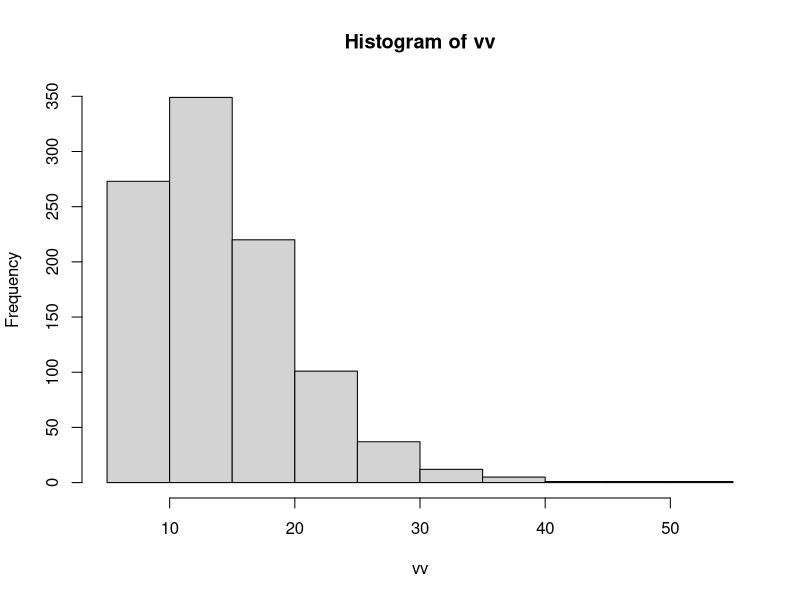

This figure's R source: (Note: this script raises an error after producing the figure.)


# El  ́album de figuritas
#### Primera simplificacion: suponga que las figuritas se compran individualmente.
### 1 y 2. 
# Simular el n ́umero de una figurita elegida al azar si el  ́album es de 6 figuritas.¿Que comando sirve?
#Simular el llenado de un  ́album de 6 figuritas e indicar cu ́antas figuritas se debieron comprar para completarlo.
album_seis <-function(n=6){
  contador <- 0
  album <- rep(0,n)
  incompleto <- TRUE
  while (incompleto){
    contador <- contador+1
    figurita <-sample(1:n,1)
    album[figurita]<-TRUE
    incompleto <- sum(album)<n 
    }
  contador
}

album_seis(680)

### 3. 
#Implementar una funcion cuantasFigus(figusTotal) que, dado el tamano deĺ album (figusTotal), simule su llenado y devuelva la cantidad de figuritas que se
# debieron adquirir para completarlo. 
cuantasFigus <-function(figusTotal){
  contador <- 0
  album <- rep(FALSE,figusTotal)
  incompleto <- TRUE
  while (incompleto){
    contador <- contador+1
    figurita <-sample(1:figusTotal,1)
    album[figurita]<-TRUE
    incompleto <- sum(album)<figusTotal 
  }
  contador
}

cuantasFigus(680)


### 4. 
#Calcular Nrep=1000 veces la funcion anterior utilizando figusTotal=6 y guarde
# en una lista los resultados obtenidos en cada repeticion. Con los resultados
# obtenidos para un  ́album de seis figuritas, estimar:

tirar_muchos_album <-function(n=1000,figusTotal){
  sumas <-rep(NA, n) # sumas <-c() 
  for (i in 1:n)
  {
    sumas[i] = cuantasFigus(figusTotal) # sumas <- c(sumas,suma.cubilete())
  }
  sumas
}
vv = tirar_muchos_album(1000,6)
hist(vv)

# 4.a El numero de figuritas hay que comprar, en media, para completar el  ́album.
mean(vv)

# 4.b La probabilidad de completar el  ́album comprando 16 figuritas.

length(which(vv<=16))/1000
# length(which(vv==16))/1000
mean(vv<=16)

# 4.c El numero de figuritas que hay que comprar para tener probabilidad del 90%
# de completar el  ́album
prob_90 <-function(){
figus <-0
prob <- 0
  while (prob < 0.9){
    figus<-figus +1
    prob <- length(which(vv<=figus))/1000
  }
figus
}
prob_90()

# Sobre variabilidad y convergencia
# 5. 
# Repetir el item 4.a utilizando Nrep=200, 500, 1000, 5000, 10000. Grafique Nrep
# (en el eje x) vs. los promedios calculados para cada valor de Nrep.
ejercicioc <-function(p,n=1000){
  grilla<-c(200,500,1000,5000,10000)
  promedios <-c() 
  for (i in grilla)
  {
    promedios <- c(promedios,mean(tirar_muchas_monedas(i,6))) 
  }
  plot(grilla,promedios)
  promedios
}
ejercicioc()

# 6. Repetir el item anterior utilizando otro color para graficar los puntos. Vuelva a
# repetir. Comentar los resultados obtenidos.

# Caso intermedio: consideremos ahora que el  ́album es de figusTotal=640 figuritas
# y que las figuritas se siguen comprando individualmente.
# 7. 
# Calcular Nrep=100 veces la funcion cuantasFigus(figusTotal=640) utilizando
# figusTotal=640 y guardar los resultados obtenidos en cada repetici ́on en una
# lista. Con los resultados obtenidos estimar cu ́antas figuritas hay que comprar, en
# promedio, para completar el  ́album (de 640 figuritas).

vv = tirar_muchos_album(100,640)
hist(vv)
mean(vv)

# Con paquetes:
# 8. 
# Simular la generacion de un paquete con 5 figuritas, sabiendo que el  ́album es de
# 640. Notemos que, c ́omo en la vida real, pueden haber figuritas repetidas en un
# paquete.
# 9. Implementar una funcion genPaquete(figusTotal, figusPaquete) que dado el
# tamano del  ́album (figusTotal) y la cantidad de figuritas por paquete (figusPaquete)
# genere un paquete de figuritas al azar. Notemos que, c ́omo en la vida real, pueden
# haber figuritas repetidas en un paquete.

generar_paquete <-function(figusTotal=640,cant_figus=5){
  paquete <-c() 
  for (i in 1:cant_figus)
  {
    paquete <- c(paquete,sample(1:figusTotal,1)) 
  }
  paquete
}
generar_paquete()



# 10. Implementar una funci ́on cuantosPaquetes(figusTotal, figusPaquete) que
# dado el tama ̃no del  ́album (figusTotal) y la cantidad de figuritas por paquete
# (figusPaquete) simule el llenado del  ́album y devuelva cu ́antos paquetes se de-
#   bieron adquirir para completarlo.
cuantosPaquetes <-function(figusTotal, figusPaquete){
  contador <- 0
  album <- rep(FALSE,figusTotal)
  incompleto <- TRUE
    while (incompleto) {
    contador <- contador+1
    paq <-generar_paquete(figusTotal,figusPaquete)
      for (i in paq){
      album[i]<-TRUE
      }
    incompleto <- sum(album)<figusTotal 
  }
  contador
}

cuantosPaquetes(640,5)

# 11. Calcular Nrep=100 veces la funci ́on cuantosPaquetes, utilizando figusTotal=640,
# figusPaquete=5 y guarde los resultados obtenidos en una lista y calcule su prome-
#   dio.
tirar_muchos_album_paq <-function(n=100,figusTotal,figusPaquete){
  sumas <-rep(NA, n) # sumas <-c() 
  for (i in 1:n)
  {
    sumas[i] = cuantosPaquetes(figusTotal,figusPaquete) # sumas <- c(sumas,suma.cubilete())
  }
  sumas
}
vv = tirar_muchos_album_paq(100,640,5)
hist(vv)
mean(vv)
